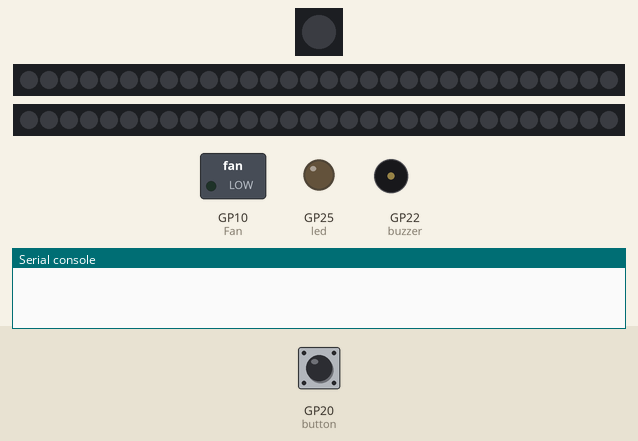
Simulated run of this program. Board: Raspberry Pi Pico running MicroPython. Parts: 1 RGB LEDs in strip order, left to right, 2 × 30 RGB LEDs in strip order, left to right, switched loads named in the program (green lamp = pin HIGH), output pins drawn as LEDs (lit = HIGH), buzzer (waves = sounding), the last lines printed to the serial console. The test bench sets the inputs (shaded band); at power-on: GP20 (button) HIGH.

Above: at 1.5 s.
1.6 s: GP20 (button) pulled LOW for 0.15 s
At 2.7 s:
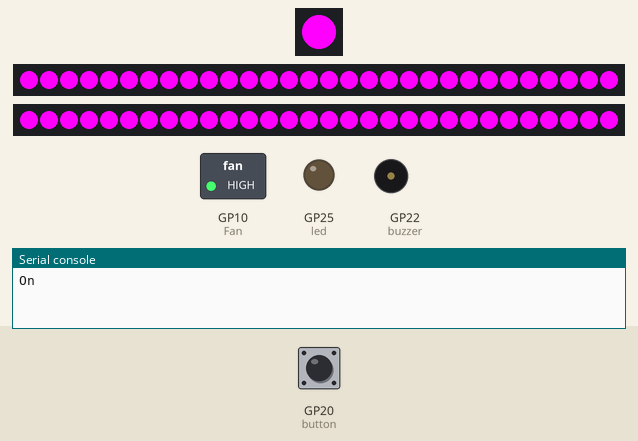
3.2 s: GP20 (button) pulled LOW for 1 s
At 3.9 s:
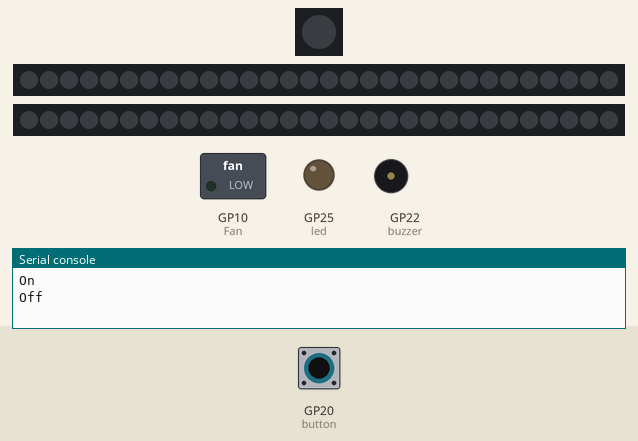
5.7 s: GP20 (button) pulled LOW for 3.2 s
At 7.0 s:
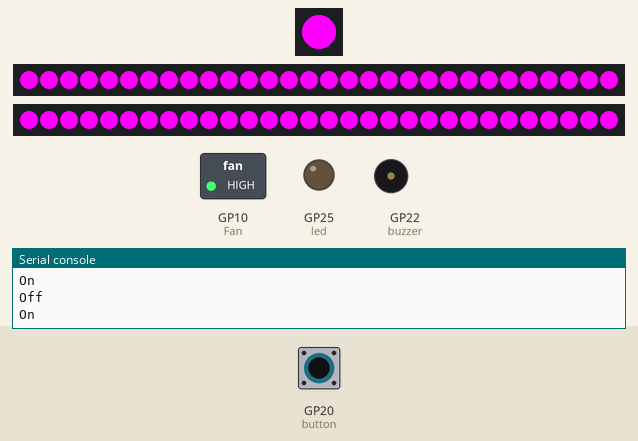
Timing chart, 0 to 8.7 s (numbered marks = the images above; inputs shaded):
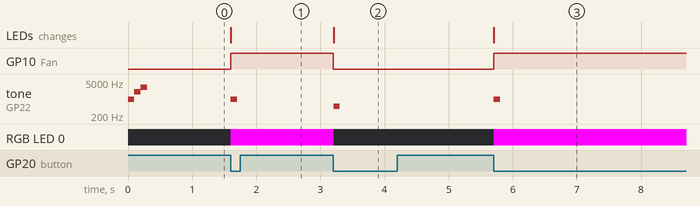

Measured:
- after the input at 1.6 s, GP10 (Fan): LOW → HIGH at once; tone on GP22 (buzzer): silent → 1000 Hz at once, → silent 0.10 s later; RGB LED 0: off → RGB(255, 0, 255) at once; the LEDs: change at once (image 1)
- after the input at 3.2 s, GP10 (Fan): HIGH → LOW at once; tone on GP22 (buzzer): silent → 500 Hz at once, → silent 0.10 s later; RGB LED 0: RGB(255, 0, 255) → off at once; the LEDs: change at once (image 2)
- after the input at 5.7 s, GP10 (Fan): LOW → HIGH at once; tone on GP22 (buzzer): silent → 1000 Hz at once, → silent 0.10 s later; RGB LED 0: off → RGB(255, 0, 255) at once; the LEDs: change at once (image 3)

The program:

Manual_v2.py
```python
"""
코드 설명
버튼을 누르면 환풍기가 작동하고, 네오픽셀이 켜지며 부저가 울립니다.
"""

from machine import Pin, PWM
import time
from neopixel import NeoPixel
# 환풍기 핀 초기화
led = Pin('LED', Pin.OUT)
button = Pin(20, Pin.IN, Pin.PULL_UP)
Fan = machine.Pin(10, machine.Pin.OUT)
buzzer = PWM(Pin(22))  # 부저 핀 설정

# 버튼 상태를 추적하는 변수 초기화
button_state = False

# 버튼이 눌렸을 때 호출될 핸들러 함수 정의
def button_handler(pin):
    global button_state
    # 버튼 상태 전환
    button_state = not button_state
    if button_state == True:
        np0_on()
        np1_on()
        np2_on()
        play_buzzer(1000)
        print("On")
    else:
        np0_off()
        np1_off()
        np2_off()
        play_buzzer(500)
        print("Off")

# 부저 음 출력 함수
def play_buzzer(freq):
    buzzer.duty_u16(30000)  # 볼륨 설정
    buzzer.freq(freq)  # 주파수 설정
    time.sleep(0.1)
    buzzer.duty_u16(0)  # 부저 끄기

# 부팅을 알리는 부저 소리
def start_buzzer():
    buzzer.freq(1000)
    buzzer.duty_u16(30000)
    time.sleep(0.1)
    buzzer.freq(2000)
    buzzer.duty_u16(30000)
    time.sleep(0.1)
    buzzer.freq(3000)
    buzzer.duty_u16(30000)
    time.sleep(0.1)
    buzzer.duty_u16(0)


# 버튼에 핸들러 등록
button.irq(trigger=Pin.IRQ_FALLING, handler=button_handler)

# 네오픽셀 핀 초기화
np0 = NeoPixel(machine.Pin(21), 1)
np1 = NeoPixel(machine.Pin(6), 30)
np2 = NeoPixel(machine.Pin(7), 30)

# 네오픽셀 상태를 추적하는 변수 초기화
def np0_on():
    for i in range(0, np0.n):
        np0[i] = (255,0,255)
    np0.write()
    Fan.value(button_state)
def np0_off():
    for i in range(0, np0.n):
        np0[i] = (0,0,0)
    np0.write()
    Fan.value(button_state)
def np1_on():
    for i in range(0, np1.n):
        np1[i] = (255,0,255)
    np1.write()
    Fan.value(button_state)
def np1_off():
    for i in range(0, np1.n):
        np1[i] = (0,0,0)
    np1.write()
    Fan.value(button_state)
def np2_on():
    for i in range(0, np2.n):
        np2[i] = (255,0,255)
    np2.write()
    Fan.value(button_state)
def np2_off():
    for i in range(0, np2.n):
        np2[i] = (0,0,0)
    np2.write()
    Fan.value(button_state)

# 부팅 소리
start_buzzer()
while True:
    time.sleep(0.1)
```
